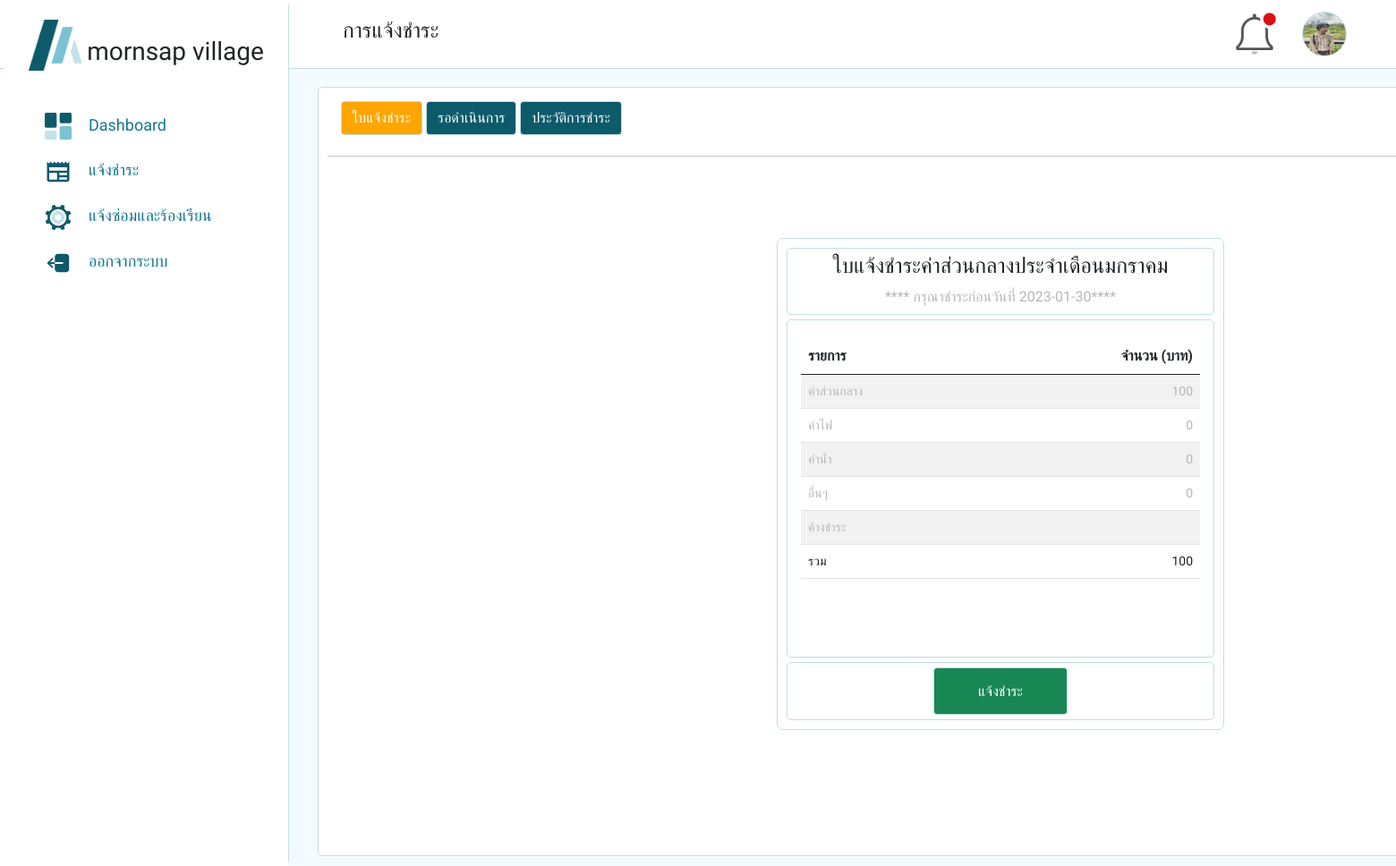
Page /views/v_payment.php?title=payment (signed in) on the earlier database version.
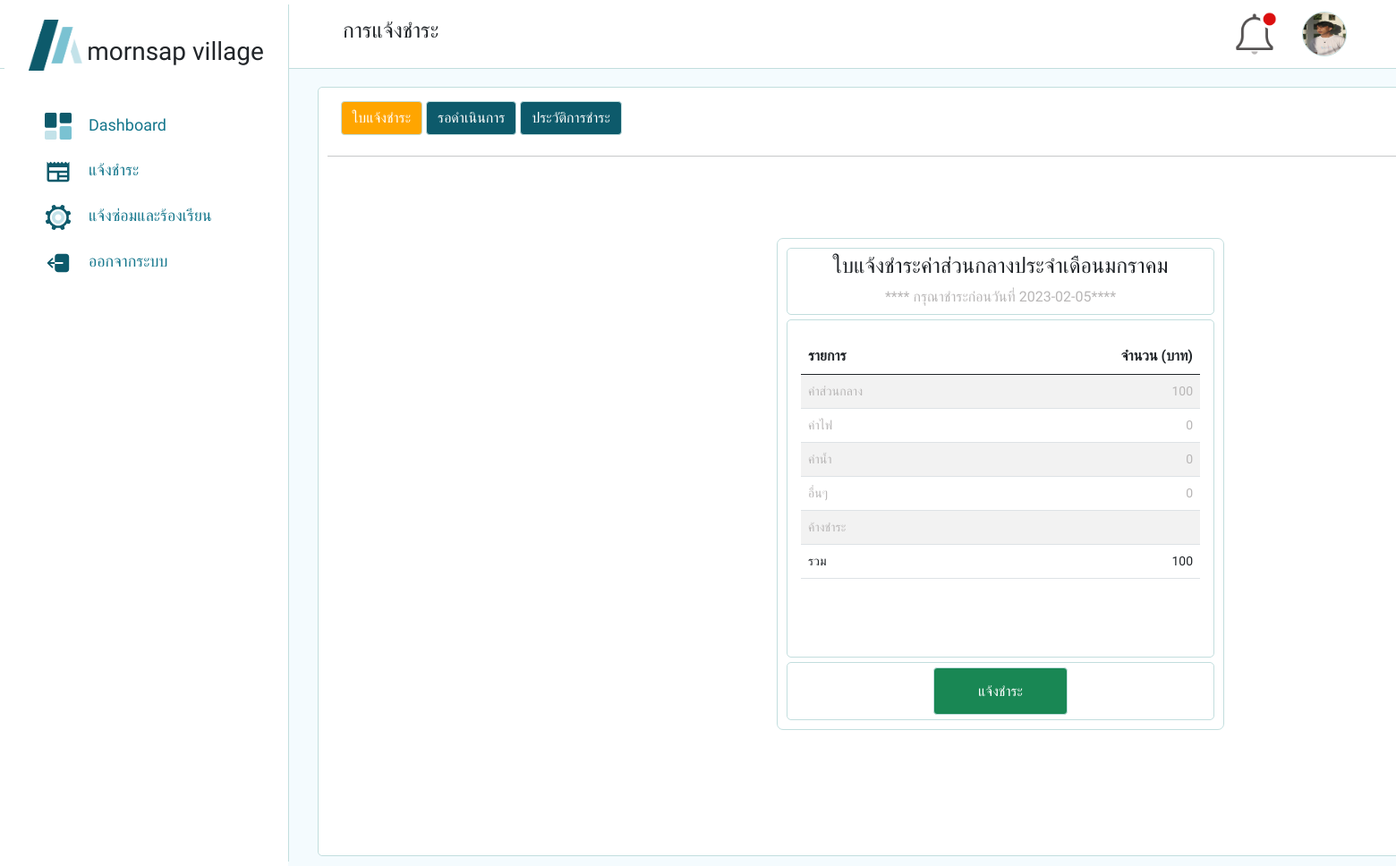
Same page on the later database version.
### tables this page shows
CREATE TABLE `villagers` (
  `villager_id` int(11) NOT NULL,
  `villager_fname` varchar(50) NOT NULL,
  `villager_lname` varchar(30) NOT NULL,
  `villager_housenum` varchar(10) NOT NULL,
  `villager_tel` varchar(12) NOT NULL,
  `add_date` timestamp NOT NULL DEFAULT current_timestamp() ON UPDATE current_timestamp(),
  `role_id` int(2) NOT NULL,
  `username` varchar(50) NOT NULL,
  `password` varchar(50) NOT NULL,
  `img_profile` varchar(255) NOT NULL
);

CREATE TABLE `invoice` (
  `invoice_id` int(11) NOT NULL,
  `villager_id` int(5) NOT NULL,
  `month` int(5) NOT NULL,
  `invoice_cmf` int(5) NOT NULL,
  `elect_bill` int(5) NOT NULL,
  `water_bill` int(5) NOT NULL,
  `another_bill` int(5) NOT NULL,
  `date_start` date NOT NULL,
  `date_end` date NOT NULL,
  `status_pay` int(2) NOT NULL DEFAULT 1
);

### components/template_vlg.php (called while the page is built)
<?php
require_once '../components/sidebar_vlg.php';
require_once '../components/navbar_v2.php';
?>

### config/connect.php (called while the page is built, shortened)
<?php
$host ="localhost";
$username="root";
$password = "";
$db = "amornsap_village";
$dsn = "mysql:host=$host;dbname=$db;charset=utf8";
try {
    $pdo = new PDO($dsn,$username,$password);
}catch(PDOException $e){
    echo $e->getMessage();
}
require_once"controller.php";
$controller = new Controller($pdo);
?>

### components/check_villager.php (called while the page is built)
<?php
require_once "../config/connect.php";
if(!isset($_SESSION["villagers_id"])){
    header("Location:..\login.php");
}else{
    $id=$_SESSION["villagers_id"];
    $vlg=$controller->getVillagerProfile($id);
}
?>

### views/v_payment.php (the view, shortened to what this page needs)
<?php
    require_once"../components/check_villager.php";
    require_once"../config/connect.php";
    $invoiceVlg = $controller->getInvoice($id);
?>
<!DOCTYPE html>
<html lang="en">
<head>
    <link href="https://cdn.jsdelivr.net/npm/bootstrap@5.0.2/dist/css/bootstrap.min.css" rel="stylesheet">
    <link rel="stylesheet" href="https://cdn.jsdelivr.net/npm/bootstrap-icons@1.10.3/font/bootstrap-icons.css">
    <link rel="stylesheet" href="https://cdn.datatables.net/1.10.13/css/jquery.dataTables.min.css">
    <link rel="stylesheet" href="../css/vlg_payment.css?<?php echo time(); ?>">
</head>
<body>
    <?php
        require_once '../components/template_vlg.php';
    ?>
    <div class="main-container">
        <div class="vlg_payment">
            <div class="pay_header">
                <div class="pay_btn">
                    <div class="pay_left">
                        <button class="btn tablink" onclick="openPayment_v('re_pay', this, 'orange')" id="defaultOpen">ใบแจ้งชำระ</button>
                        <button class="btn tablink" onclick="openPayment_v('table-waiting', this, 'orange')">รอดำเนินการ</button>
                        <button class="btn tablink" onclick="openPayment_v('table-history', this, 'orange')">ประวัติการชำระ</button>
                    </div>
                </div>
            </div>
            <div id="re_pay" class="tabContent">
                <hr>
                <div class="pay_content">
                    <?php foreach($invoiceVlg as $key){  ?>
                    <div class="pay_box">
                        <div class="p_box pay_box1">
                            <h4 class="text-center">ใบแจ้งชำระค่าส่วนกลางประจำเดือน<?php echo $controller->checkMonth($key['month']);?></h4>
                            <p class="text-center">**** กรุณาชำระก่อนวันที่ <?php echo $key['date_end']  ?>****</p>
                        </div>
                        <div class="p_box pay_box2">
                            <div class="pay_table">
                                <table class="table table-striped">
                                    <thead>
                                        <tr>
                                        <th scope="col">รายการ</th>
                                        <th scope="col" class="text-end">จำนวน (บาท)</th>
                                        </tr>
                                    </thead>
                                    <tbody>
                                        <tr>
                                            <td class="prg">ค่าส่วนกลาง</td>
                                            <td class="text-end prg"><?php echo $key['invoice_cmf'] ?></td>
                                        </tr>
                                        <tr>
                                            <td class="prg">ค่าไฟ</td>
                                            <td class="text-end prg"><?php echo $key['elect_bill'] ?></td>
                                        </tr>
                                        <tr>
                                            <td class="prg">ค่าน้ำ</td>
                                            <td class="text-end prg"><?php echo $key['water_bill'] ?></td>
                                        </tr>
                                        <tr>
                                            <td class="prg">อื่นๆ</td>
                                            <td class="text-end prg"><?php echo $key['another_bill'] ?></td>
                                        </tr>
                                        <tr>
                                            <td class="prg">ค้างชำระ</td>
                                            <td class="text-end prg"><?php  ?></td>
                                        </tr>
                                        <tr>
                                            <td scope="col">รวม</td>
                                            <td scope="col" class="text-end "><?php echo $totalInvoice =$key['invoice_cmf']+$key['elect_bill']+$key['water_bill']+$key['another_bill'] ?></td>
                                        </tr>
                                    </tbody>
                                </table>
                            </div>
                        </div>
                        <div class="p_box pay_box3">
                            <button class="btn btn-success" data-bs-toggle="modal" data-bs-target="#vlg_pay_step1_modal">แจ้งชำระ</button>
                        </div>
                    </div>
                    <?php } ?>
                </div>
            </div>
        </div>
    </div>
</body>
</html>

### components/sidebar_vlg.php (shortened to what this page needs)
<!DOCTYPE html>
<html lang="en">
<head>
    <link href="https://cdn.jsdelivr.net/npm/bootstrap@5.0.2/dist/css/bootstrap.min.css" rel="stylesheet">
    <link rel="stylesheet" href="../css/vlg_sidebar.css?<?php echo time(); ?>">
</head>
<body>
    <div class="vlg_sidebar">
        <div class="vlg_container d-flex">
            <div class="main-header">
                <img id="vlg-lg_home" src="../assets/LogoHome.png" alt="">
            </div>
            <h3 class="my-1">mornsap village</h3>
        </div>
        <div class="vlg_list-group">
            <div class="item-group">
                <img src="../assets/vlg_dashboard.svg" width="30">
                <a href="../views/v_dashboard.php?title=<?php echo "Dashboard" ?>">Dashboard</a>
            </div>
            <div class="item-group">
                <img src="../assets/vlg_pay.svg" width="30">
                <a href="../views/v_payment.php?title=<?php echo "แจ้งชำระ" ?>">แจ้งชำระ</a>
            </div>
            <div class="item-group">
                <img src="../assets/vlg_noti.svg" width="30">
                <a href="../views/v_repair.php?title=<?php echo "แจ้งซ่อมและร้องเรียน" ?>">แจ้งซ่อมและร้องเรียน</a>
            </div>
            <div class="item-group">
                <img src="../assets/vlg_logout.svg" width="30">
                <a href="../components/logout.php">ออกจากระบบ</a>
            </div>
        </div>
    </div>
</body>
</html>

### components/navbar_v2.php (shortened to what this page needs)
<?php
require_once"../components/check_villager.php";
require_once"../config/connect.php";
$vlgNotiInvoice = $controller->getInvoice($id);
$title=$_GET["title"];
if($_GET["title"]=="villagers"){
    $title = "ข้อมูลลูกบ้าน";
} else if ($_GET["title"]=="dashboard"){
    $title = "Dashboard";
} else if ($_GET["title"]=="payment"){
    $title = "การแจ้งชำระ";
} else if ($_GET["title"]=="IOcome"){
    $title = "รายรับ-รายจ่าย";
} else if ($_GET["title"]=="news"){
    $title = "ประกาศข่าวสาร";
} else if ($_GET["title"]=="notify"){
    $title = "แจ้งซ่อมและร้องเรียน";
}else if ($_GET["title"]=="editProfile"){
    $title = "ข้อมูลส่วนตัว";
}
?>
<!DOCTYPE html>
<html lang="en">
<head>
    <link href="https://cdn.jsdelivr.net/npm/bootstrap@5.0.2/dist/css/bootstrap.min.css" rel="stylesheet">
    <link rel="stylesheet" href="https://cdn.jsdelivr.net/npm/bootstrap-icons@1.10.3/font/bootstrap-icons.css">
    <link rel="stylesheet" href="../css/vlg_navbar.css?<?php echo time(); ?>">
</head>
<body>
    <nav class="navbar navbar-light ">
        <div class="vlg_content">
            <div class="content_left">
                <h4><?php echo $title ?></h4>
            </div>
            <div class="content_right d-flex">
                <div class="box_lg">
                    <div class="dropdown dd1" >
                        <img id="dropdownMenu2" class="vlg_lg_bell" data-bs-toggle="dropdown" aria-expanded="false" src="../assets/bell.png" alt="" >
                            <?php foreach($vlgNotiInvoice as $notiInvoice){?>
                            <?php echo $controller->checkMonth($notiInvoice['month']) ?>
                            <?php } ?>
                    </div>
                </div>
                <div class="box_lg">
                    <div class="dropdown">
                        <img id="dropdownMenu2" class="vlg_lg_profile " data-bs-toggle="dropdown" aria-expanded="false"  src="../upload/<?php echo $vlg['img_profile'] ?>">
                    </div>
                </div>
            </div>
        </div>
    </nav>
</body>
</html>

### config/controller.php (shortened to what this page needs)
<?php
class Controller {
    private $db;
    function __construct($con){
        $this->db = $con;
    }
    function getVillagerProfile($id){
        try {
            $sql = "SELECT * FROM villagers vlg INNER JOIN role_users r ON vlg.role_id = r.role_id
            WHERE villager_id = :id";
            $stmt=$this->db->prepare($sql);
            $stmt->bindParam(":id",$id);
            $stmt->execute();
            $result=$stmt->fetch(PDO::FETCH_ASSOC);
            return $result;
        }catch(PDOException $e){
            echo $e->getMessage();
            return false;
        }
    }
    function getInvoice($id){
        try {
            $sql = "SELECT * FROM invoice WHERE villager_id =:id AND status_pay = '1'";
            $stmt= $this->db->prepare($sql);
            $stmt->bindParam(':id',$id);
            $stmt->execute();
            $result=$stmt->fetchAll(PDO::FETCH_ASSOC);
            return $result;
        }catch(PDOException $e){
            echo $e->getMessage();
            return false;
        }
    }
    function checkMonth($month){
        if($month == '1'){
            echo "มกราคม";
        }else if($month == '2'){
            echo "กุมภาพันธ์";
        }else if($month == '3'){
            echo "มีนาคม";
        }else if($month == '4'){
            echo "เมษายน";
        }else if($month == '5'){
            echo "พฤษภาคม";
        }else if($month == '6'){
            echo "มิถุนายน";
        }else if($month == '7'){
            echo "กรกฎาคม";
        }else if($month == '8'){
            echo "สิงหาคม";
        }else if($month == '9'){
            echo "กันยายน";
        }else if($month == '10'){
            echo "ตุลาคม";
        }else if($month == '11'){
            echo "พฤศจิกายน";
        }else if($month == '12'){
            echo "ธันวาคม";
        }
    }
}
?>

### css/vlg_payment.css (style rules this page uses)
* { font-family: 'Prompt'; font-style: normal; }
.main-container { display: flex; position: absolute; min-width: 991.98px; width:1595px; height: 892px; margin-top: 0px ; margin-left: 322px; background: #F4FBFE; justify-content: center; align-items: center; overflow: auto; z-index: -1; }
.vlg_payment { position: relative; margin-top: 10px; width: 1530px; height: 860px; border-radius: 5px; border: 1px solid #C2DEDE; padding: 10px; background: #FFFFFF; display: grid; grid-template-rows: 50px 2fr; }
.pay_header { margin: 5px; }
.pay_btn { display: flex; justify-content: space-between; padding: 0 25px 0 10px; }
.pay_left .btn { border: 1px solid #C2DEDE; background-color: #0D5A6B; color: #FFFFFF; }
.pay_content { display: flex; justify-content: center; align-items: center; width: 1505px; height: 700px; border-radius: 7px; }
.pay_box { width: 500px; height: 550px; border: 1px solid #C2DEDE; padding: 10px; display: grid; grid-template-rows: 75px 1fr 65px ; gap: 5px 0; border-radius: 7px; }
.p_box { border: 1px solid #C2DEDE; padding: 5px 0; border-radius: 5px; }
.p_box p { color: #B8B6B6; }
.pay_table { margin: 10px; padding: 5px; }
.prg { color: #B8B6B6; }
.pay_box3 { display: grid; justify-content: center; }
.pay_box3 .btn { border: 1px solid #C2DEDE; width: 150px; }
.table tbody { font-size: 14px; }

### css/vlg_sidebar.css (style rules this page uses)
* { font-family: 'Prompt'; font-style: normal; }
.vlg_sidebar { width: 318px; height: 958px; background: #FFFFFF; float: left; border-right: 1px solid #C2DEDE; box-sizing: border-box; margin: 5px; }
.vlg_container { align-items: flex-end; justify-content: center; padding: 7px 0; gap: 5px; }
h3 { padding-top: 25px; }
#vlg-lg_home { width: 60px; }
.vlg_list-group { margin: 30px 0; gap: 5px; }
.vlg_list-group a { font-weight: 400; font-size: 18px; color: #14768C; padding-left: 15px; text-decoration: none; }
.item-group { padding: 10px 45px; gap: 5px; }

### css/vlg_navbar.css (style rules this page uses)
* { font-family: 'Prompt'; font-style: normal; }
body { border-bottom: 1px solid #C2DEDE; }
.vlg_content { display: flex; width: 1960px; margin: 5px; padding: 0px 50px 0px 50px; gap: 5px; justify-content:space-between; align-items: center; }
.content_right { gap: 28px; }
.vlg_lg_bell { width: 50px; cursor: pointer; }
.dropdown { width: 50px; height: 50px; }
.dropdown .vlg_lg_profile { width: 100%; height: 100%; border-radius: 50%; cursor: pointer; border: 1px solid #C2DEDE; }

Differences in the rows shown:
no longer on this page (row edited): invoice: month "มกราคม", date_end "2023-01-30", invoice_cmf "100", elect_bill "0", water_bill "0", another_bill "0"
changed villagers: img_profile: a different picture
added invoice: month "มกราคม", date_end "2023-02-05", invoice_cmf "100", elect_bill "0", water_bill "0", another_bill "0"
